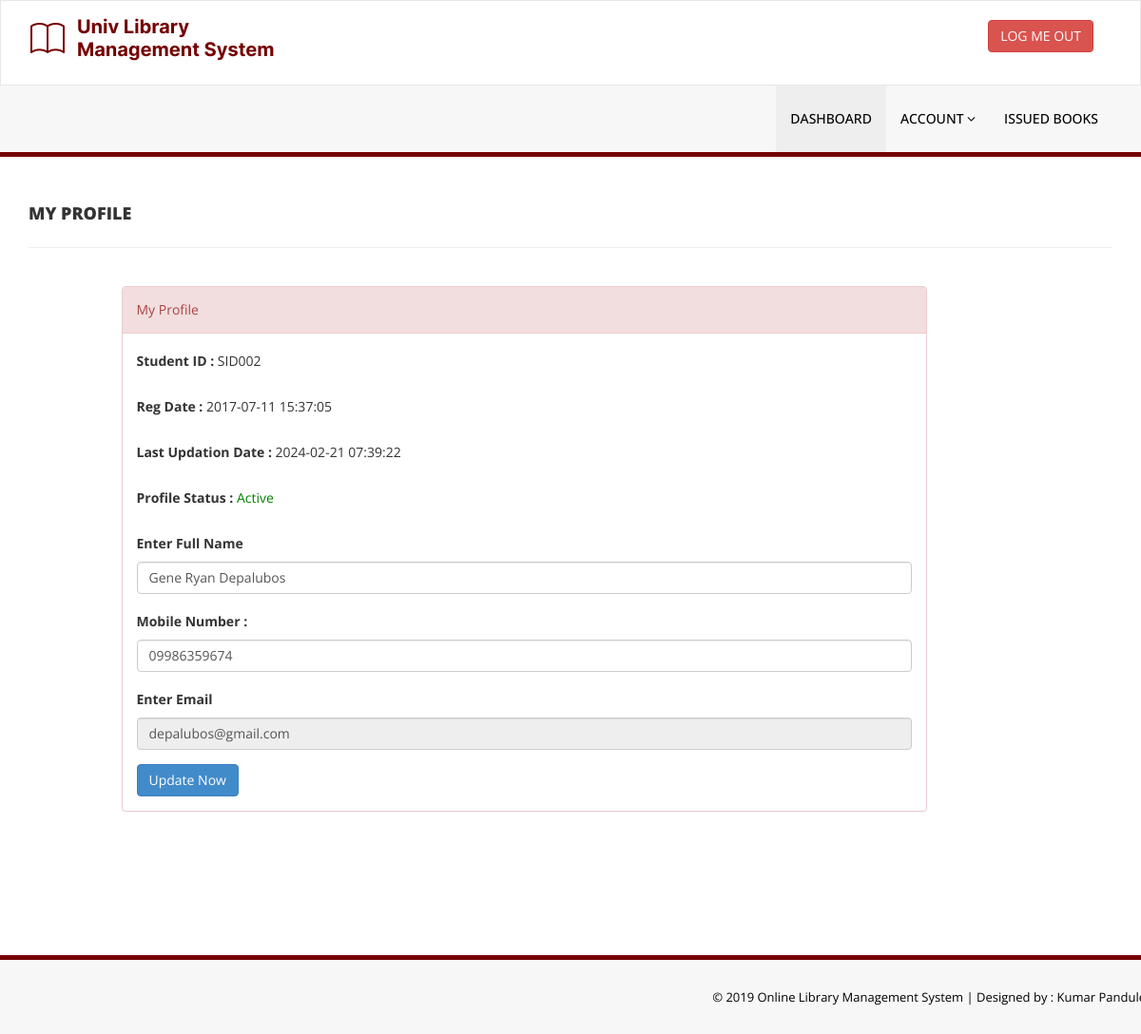
Before: /library/my-profile.php (signed in) with the older database file.
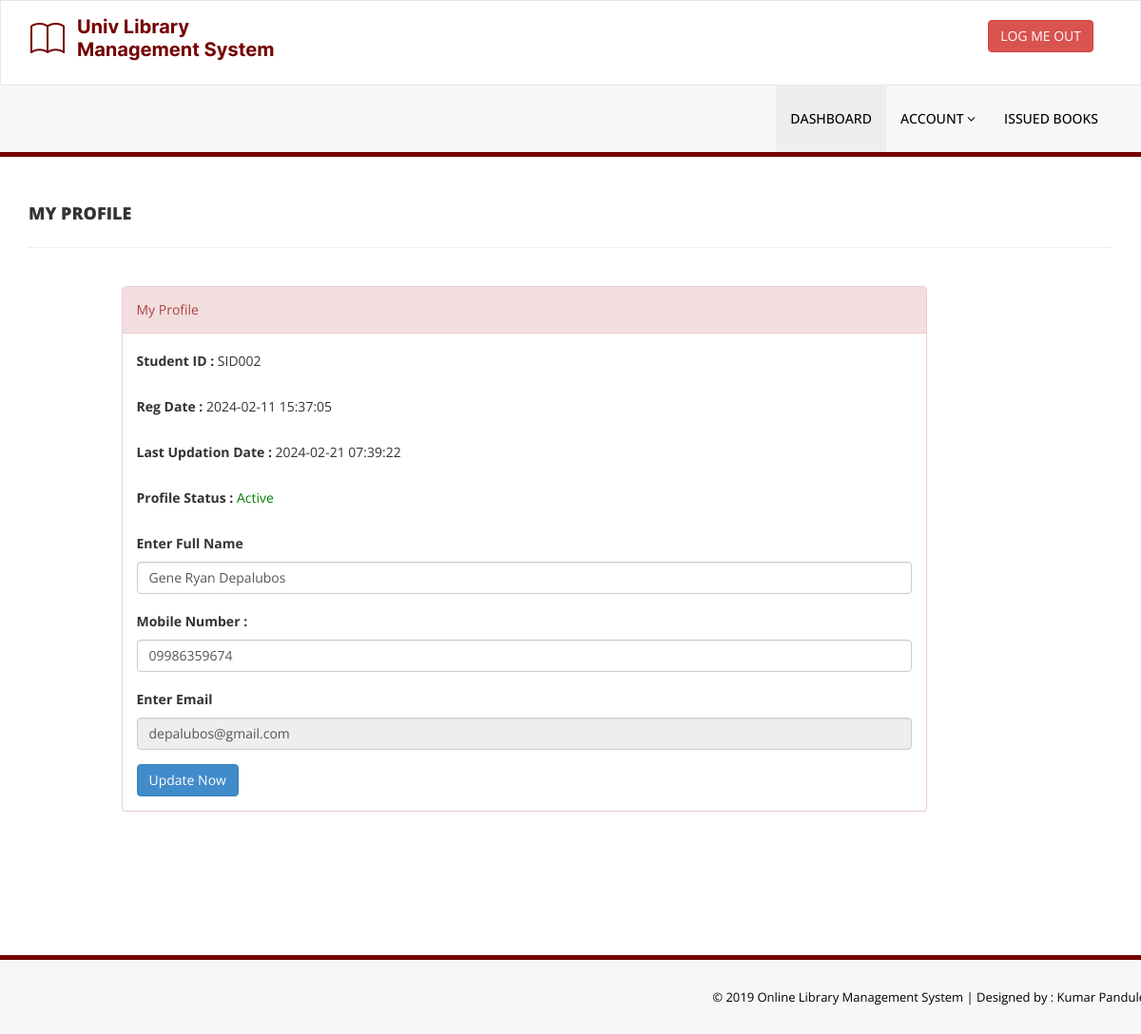
After: the same page with the newer database file.
### tables this page shows
CREATE TABLE `tblstudents` (
  `id` int(11) NOT NULL,
  `StudentId` varchar(100) DEFAULT NULL,
  `FullName` varchar(120) DEFAULT NULL,
  `EmailId` varchar(120) DEFAULT NULL,
  `MobileNumber` char(11) DEFAULT NULL,
  `Password` varchar(120) DEFAULT NULL,
  `Status` int(1) DEFAULT NULL,
  `RegDate` timestamp NULL DEFAULT current_timestamp(),
  `UpdationDate` timestamp NULL DEFAULT NULL ON UPDATE current_timestamp()
);

### library/my-profile.php (the view, shortened to what this page needs)
<?php
include('includes/config.php');
if(strlen($_SESSION['login'])==0)
    {
header('location:index.php');
}
else{
?>
<!DOCTYPE html>
<html xmlns="http://www.w3.org/1999/xhtml">
<head>
    <link href="assets/css/bootstrap.css" rel="stylesheet" />
    <link href="assets/css/font-awesome.css" rel="stylesheet" />
    <link href="assets/css/style.css" rel="stylesheet" />
</head>
<body>
<?php include('includes/header.php');?>
    <div class="content-wrapper">
         <div class="container">
        <div class="row pad-botm">
            <div class="col-md-12">
                <h4 class="header-line">My Profile</h4>
                            </div>
        </div>
             <div class="row">
<div class="col-md-9 col-md-offset-1">
               <div class="panel panel-danger">
                        <div class="panel-heading">
                           My Profile
                        </div>
                        <div class="panel-body">
                            <form name="signup" method="post">
<?php
$sid=$_SESSION['stdid'];
$sql="SELECT StudentId,FullName,EmailId,MobileNumber,RegDate,UpdationDate,Status from  tblstudents  where StudentId=:sid ";
$query = $dbh -> prepare($sql);
$query-> bindParam(':sid', $sid, PDO::PARAM_STR);
$query->execute();
$results=$query->fetchAll(PDO::FETCH_OBJ);
if($query->rowCount() > 0)
{
foreach($results as $result)
{               ?>
<div class="form-group">
<label>Student ID : </label>
<?php echo htmlentities($result->StudentId);?>
</div>
<div class="form-group">
<label>Reg Date : </label>
<?php echo htmlentities($result->RegDate);?>
</div>
<?php if($result->UpdationDate!=""){?>
<div class="form-group">
<label>Last Updation Date : </label>
<?php echo htmlentities($result->UpdationDate);?>
</div>
<?php } ?>
<div class="form-group">
<label>Profile Status : </label>
<?php if($result->Status==1){?>
<span style="color: green">Active</span>
<?php } else { ?>
<span style="color: red">Blocked</span>
<?php }?>
</div>
<div class="form-group">
<label>Enter Full Name</label>
<input class="form-control" type="text" name="fullanme" value="<?php echo htmlentities($result->FullName);?>" autocomplete="off" required />
</div>
<div class="form-group">
<label>Mobile Number :</label>
<input class="form-control" type="text" name="mobileno" maxlength="10" value="<?php echo htmlentities($result->MobileNumber);?>" autocomplete="off" required />
</div>
<div class="form-group">
<label>Enter Email</label>
<input class="form-control" type="email" name="email" id="emailid" value="<?php echo htmlentities($result->EmailId);?>"  autocomplete="off" required readonly />
</div>
<?php }} ?>
<button type="submit" name="update" class="btn btn-primary" id="submit">Update Now </button>
                                    </form>
                            </div>
                        </div>
                            </div>
        </div>
    </div>
    </div>
    <?php include('includes/footer.php');?>
</body>
</html>
<?php } ?>

Changed rows visible on the page:
changed tblstudents "SID002": RegDate "2017-07-11 15:37:05" → "2024-02-11 15:37:05"
